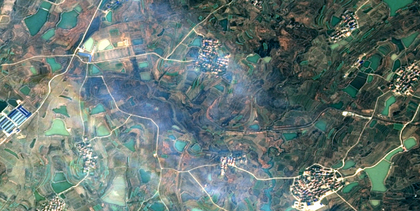
%> input picture data1/16.png, 420 x 211 px, shrunk from 1920 x 965 before the run
$ octave demo1.m   (GNU Octave 9; MATLAB toolbox functions it lacks are replaced by stand-ins)
%> lines starting %> are read from the running program, lines starting %| are printed output that depends on the picture; in (x1, y1, x2, y2) boxes, pixels count from 0 and x2, y2 are one past the last pixel; in counts of white or black regions, pixels touching at a corner belong together; the program's own positions count from 1
### HF.m
function out = HF(I)

[m,n,c]=size(I);
I = padarray(I,[100,100],'symmetric');

r=I(:,:,1);
br=max(max(r));
ar=min(min(r));

g=I(:,:,2);
bg=max(max(g));
ag=min(min(g));

b=I(:,:,3);
bb=max(max(b));
ab=min(min(b));

rhmf=homofilter(r);
brhf=max(max(rhmf));
arhf=min(min(rhmf));

ghmf=homofilter(g);
bghf=max(max(ghmf));
aghf=min(min(ghmf));

bhmf=homofilter(b);
bbhf=max(max(bhmf));
abhf=min(min(bhmf));


rhmf=double(ar)+double(((br-ar)./(brhf-arhf)))*(rhmf-arhf);
ghmf=double(ag)+double(((bg-ag)./(bghf-aghf)))*(ghmf-aghf);
bhmf=double(ab)+double(((bb-ab)./(bbhf-abhf)))*(bhmf-abhf);


I_hf(:,:,1)=uint8(rhmf);
I_hf(:,:,2)=uint8(ghmf);
I_hf(:,:,3)=uint8(bhmf);
out=I_hf(101:m+100,101:n+100,:);

### homofilter.m
function Ihmf_2=homofilter(I)
I = im2double(I);
I = log(1 + I);
M = 2*size(I,1) + 1;
N = 2*size(I,2) + 1;

sigma = 10;

[X, Y] = meshgrid(1:N,1:M);
centerX = ceil(N/2);
centerY = ceil(M/2);
gaussianNumerator = (X - centerX).^2 + (Y - centerY).^2;
H = exp(-gaussianNumerator./(2*sigma.^2));
H = 1 - H;
H = fftshift(H);

If = fft2(I, M, N);
Iout = real(ifft2(H.*If));
Iout = Iout(1:size(I,1),1:size(I,2));
Ihmf_2 = exp(Iout) - 1;

% [9 lines of commented-out code are left out]

### dehaze.m
function im_dehaze=dehaze(im)

rr = 15;
kk = 0.95;

RGB = double(im);
dark=min(RGB,[],3);                         % dark channel
dark = minfilt2(dark, [15,15]);

A = airlight(RGB, dark);            % estimate atmospheric light

t = transmission(RGB, A, kk, rr);   % estimate transmission
RGB_out = rmvove_haze(RGB,A,t);                % remove haze
im_dehaze=uint8(RGB_out);

im_dehaze=double(im_dehaze)/255;
R=im_dehaze(:,:,1);
G=im_dehaze(:,:,2);
B=im_dehaze(:,:,3);
percent=0.001;
%%
Image_out(:,:,1)=Auto_Tune(R, percent);
Image_out(:,:,2)=Auto_Tune(G, percent);
Image_out(:,:,3)=Auto_Tune(B, percent);

Image_out=Image_out.^0.8;
Image_out=uint8(Image_out*255);
im_dehaze=Image_out;


function t = transmission(RGB,A,k,r)

A = double(A);
R = RGB(:,:,1)/A(1);G = RGB(:,:,2)/A(2);B = RGB(:,:,3)/A(3);

I=min(RGB,[],3);
[m,n,c] = size(RGB);

N = boxfilter(ones(m,n),r);
u_r = boxfilter(R,r)./N;
u_g = boxfilter(G,r)./N;
u_b = boxfilter(B,r)./N;

Rs2=(R-u_r).^2;
Gs2=(G-u_g).^2;
Bs2=(B-u_b).^2;

s_r2=boxfilter(Rs2,r)./N;
s_g2=boxfilter(Gs2,r)./N;
s_b2=boxfilter(Bs2,r)./N;

sigma=sqrt((s_r2+s_g2+s_b2)./3);
mine = min(min(u_r-sigma,u_g-sigma),u_b-sigma);

t = 1-k*mine;
t(t>0.95) = 0.95; t(t<0.1) = 0.1;
t = guidedfilter(I,t,r,0.001);


function J = rmvove_haze(I,A,t)

J(:,:,1) = (I(:,:,1) - A(1))./t + A(1);
J(:,:,2) = (I(:,:,2) - A(2))./t + A(2);
J(:,:,3) = (I(:,:,3) - A(3))./t + A(3);

J(J>255)=255;
J(J<0)=0;

### minfilt2.m
function Y = minfilt2(X,varargin)
%  MINFILT2    Two-dimensional min filter
%
%     Y = MINFILT2(X,[M N]) performs two-dimensional minimum
%     filtering on the image X using an M-by-N window. The result
%     Y contains the minimun value in the M-by-N neighborhood around
%     each pixel in the original image.
%     This function uses the van Herk algorithm for min filters.
%
%     Y = MINFILT2(X,M) is the same as Y = MINFILT2(X,[M M])
%
%     Y = MINFILT2(X) uses a 3-by-3 neighborhood.
%
%     Y = MINFILT2(..., 'shape') returns a subsection of the 2D
%     filtering specified by 'shape' :
%        'full'  - Returns the full filtering result,
%        'same'  - (default) Returns the central filter area that is the
%                   same size as X,
%        'valid' - Returns only the area where no filter elements are outside
%                  the image.
%
%     See also : MAXFILT2, VANHERK
%

% Initialization
[S, shape] = parse_inputs(varargin{:});

% filtering
Y = vanherk(X,S(1),'min',shape);
Y = vanherk(Y,S(2),'min','col',shape);

%%%%%%%%%%%%%%%%%%%%%%%%%%%%%%%%%%%%%%%%%%%%%%%%%%%%%%%%%%%%%%%%%%%%%%%%%%%%%%%%%%%%%%%%%%%
function [S, shape] = parse_inputs(varargin)
shape = 'same';
flag = [0 0]; % size shape

for i = 1 : nargin
   t = varargin{i};
   if strcmp(t,'full') & flag(2) == 0
      shape = 'full';
      flag(2) = 1;
   elseif strcmp(t,'same') & flag(2) == 0
      shape = 'same';
      flag(2) = 1;
   elseif strcmp(t,'valid') & flag(2) == 0
      shape = 'valid';
      flag(2) = 1;
   elseif flag(1) == 0
      S = t;
      flag(1) = 1;
   else
      error(['Too many / Unkown parameter : ' t ])
   end
end

if flag(1) == 0
   S = [3 3];
end
if length(S) == 1;
   S(2) = S(1);
end
if length(S) ~= 2
   error('Wrong window size parameter.')
end

### vanherk.m
function Y = vanherk(X,N,TYPE,varargin)
%  VANHERK    Fast max/min 1D filter
%
%    Y = VANHERK(X,N,TYPE) performs the 1D max/min filtering of the row
%    vector X using a N-length filter.
%    The filtering type is defined by TYPE = 'max' or 'min'. This function
%    uses the van Herk algorithm for min/max filters that demands only 3
%    min/max calculations per element, independently of the filter size.
%
%    If X is a 2D matrix, each row will be filtered separately.
%
%    Y = VANHERK(...,'col') performs the filtering on the columns of X.
%
%    Y = VANHERK(...,'shape') returns the subset of the filtering specified
%    by 'shape' :
%        'full'  - Returns the full filtering result,
%        'same'  - (default) Returns the central filter area that is the
%                   same size as X,
%        'valid' - Returns only the area where no filter elements are outside
%                  the image.
%
%    X can be uint8 or double. If X is uint8 the processing is quite faster, so
%    dont't use X as double, unless it is really necessary.
%

% Initialization
[direc, shape] = parse_inputs(varargin{:});
if strcmp(direc,'col')
   X = X';
end
if strcmp(TYPE,'max')
   maxfilt = 1;
elseif strcmp(TYPE,'min')
   maxfilt = 0;
else
   error([ 'TYPE must be ' char(39) 'max' char(39) ' or ' char(39) 'min' char(39) '.'])
end

% Correcting X size
fixsize = 0;
addel = 0;
if mod(size(X,2),N) ~= 0
   fixsize = 1;
   addel = N-mod(size(X,2),N);
   if maxfilt
      f = [ X zeros(size(X,1), addel) ];
   else
      f = [X repmat(X(:,end),1,addel)];
   end
else
   f = X;
end
lf = size(f,2);
lx = size(X,2);
clear X

% Declaring aux. mat.
g = f;
h = g;

% Filling g & h (aux. mat.)
ig = 1:N:size(f,2);
ih = ig + N - 1;

g(:,ig) = f(:,ig);
h(:,ih) = f(:,ih);

if maxfilt
   for i = 2 : N
      igold = ig;
      ihold = ih;

      ig = ig + 1;
      ih = ih - 1;

      g(:,ig) = max(f(:,ig),g(:,igold));
      h(:,ih) = max(f(:,ih),h(:,ihold));
   end
else
   for i = 2 : N
      igold = ig;
      ihold = ih;

      ig = ig + 1;
      ih = ih - 1;

      g(:,ig) = min(f(:,ig),g(:,igold));
      h(:,ih) = min(f(:,ih),h(:,ihold));
   end
end
clear f

% Comparing g & h
if strcmp(shape,'full')
   ig = [ N : 1 : lf ];
   ih = [ 1 : 1 : lf-N+1 ];
   if fixsize
      if maxfilt
         Y = [ g(:,1:N-1)  max(g(:,ig), h(:,ih))  h(:,end-N+2:end-addel) ];
      else
         Y = [ g(:,1:N-1)  min(g(:,ig), h(:,ih))  h(:,end-N+2:end-addel) ];
      end
   else
      if maxfilt
         Y = [ g(:,1:N-1)  max(g(:,ig), h(:,ih))  h(:,end-N+2:end) ];
      else
         Y = [ g(:,1:N-1)  min(g(:,ig), h(:,ih))  h(:,end-N+2:end) ];
      end
   end

elseif strcmp(shape,'same')
   if fixsize
      if addel > (N-1)/2
         disp('hoi')
         ig = [ N : 1 : lf - addel + floor((N-1)/2) ];
         ih = [ 1 : 1 : lf-N+1 - addel + floor((N-1)/2)];
         if maxfilt
            Y = [ g(:,1+ceil((N-1)/2):N-1)  max(g(:,ig), h(:,ih)) ];
         else
            Y = [ g(:,1+ceil((N-1)/2):N-1)  min(g(:,ig), h(:,ih)) ];
         end
      else
         ig = [ N : 1 : lf ];
         ih = [ 1 : 1 : lf-N+1 ];
         if maxfilt
            Y = [ g(:,1+ceil((N-1)/2):N-1)  max(g(:,ig), h(:,ih))  h(:,lf-N+2:lf-N+1+floor((N-1)/2)-addel) ];
         else
            Y = [ g(:,1+ceil((N-1)/2):N-1)  min(g(:,ig), h(:,ih))  h(:,lf-N+2:lf-N+1+floor((N-1)/2)-addel) ];
         end
      end
   else % not fixsize (addel=0, lf=lx)
      ig = [ N : 1 : lx ];
      ih = [ 1 : 1 : lx-N+1 ];
      if maxfilt
         Y = [  g(:,N-ceil((N-1)/2):N-1) max( g(:,ig), h(:,ih) )  h(:,lx-N+2:lx-N+1+floor((N-1)/2)) ];
      else
         Y = [  g(:,N-ceil((N-1)/2):N-1) min( g(:,ig), h(:,ih) )  h(:,lx-N+2:lx-N+1+floor((N-1)/2)) ];
      end
   end

elseif strcmp(shape,'valid')
   ig = [ N : 1 : lx];
   ih = [ 1 : 1: lx-N+1];
   if maxfilt
      Y = [ max( g(:,ig), h(:,ih) ) ];
   else
      Y = [ min( g(:,ig), h(:,ih) ) ];
   end
end

if strcmp(direc,'col')
   Y = Y';
end
%%%%%%%%%%%%%%%%%%%%%%%%%%%%%%%%%%%%%%%%%%%%%%%%%%%%%%%%%%%%%%%%%%%%%%%%%%%%%%%%%%%%%%%%%%%
function [direc, shape] = parse_inputs(varargin)
direc = 'lin';
shape = 'same';
flag = [0 0]; % [dir shape]

for i = 1 : nargin
   t = varargin{i};
   if strcmp(t,'col') & flag(1) == 0
      direc = 'col';
      flag(1) = 1;
   elseif strcmp(t,'full') & flag(2) == 0
      shape = 'full';
      flag(2) = 1;
   elseif strcmp(t,'same') & flag(2) == 0
      shape = 'same';
      flag(2) = 1;
   elseif strcmp(t,'valid') & flag(2) == 0
      shape = 'valid';
      flag(2) = 1;
   else
      error(['Too many / Unkown parameter : ' t ])
   end
end

### airlight.m
function A = airlight(im, dark)

darkord = sort(dark(:),'descend');

num_pixels = ceil(0.001*length(darkord));
num_pixels     = min(num_pixels,10);
num_pixels	   = max(num_pixels,50);

threshold = darkord(num_pixels);

mask = dark >= threshold;

for c = 1:size(im,3)
    channel = im(:,:,c);
    candidates(:,c) = channel(mask);

end

candidatesI = 0.299*candidates(:,1) + 0.587*candidates(:,2) + 0.114*candidates(:,3);
[maxv,idx] = max(candidatesI);
A = candidates(idx,:);

### boxfilter.m
function imDst = boxfilter(imSrc, r)

%   BOXFILTER   O(1) time box filtering using cumulative sum
%
%   - Definition imDst(x, y)=sum(sum(imSrc(x-r:x+r,y-r:y+r)));
%   - Running time independent of r;
%   - Equivalent to the function: colfilt(imSrc, [2*r+1, 2*r+1], 'sliding', @sum);
%   - But much faster.

[hei, wid] = size(imSrc);
imDst = zeros(size(imSrc));

%cumulative sum over Y axis
imCum = cumsum(imSrc, 1);
%difference over Y axis
imDst(1:r+1, :) = imCum(1+r:2*r+1, :);
imDst(r+2:hei-r, :) = imCum(2*r+2:hei, :) - imCum(1:hei-2*r-1, :);
imDst(hei-r+1:hei, :) = repmat(imCum(hei, :), [r, 1]) - imCum(hei-2*r:hei-r-1, :);

%cumulative sum over X axis
imCum = cumsum(imDst, 2);
%difference over Y axis
imDst(:, 1:r+1) = imCum(:, 1+r:2*r+1);
imDst(:, r+2:wid-r) = imCum(:, 2*r+2:wid) - imCum(:, 1:wid-2*r-1);
imDst(:, wid-r+1:wid) = repmat(imCum(:, wid), [1, r]) - imCum(:, wid-2*r:wid-r-1);
end

### Auto_Tune.m
function I_out=Auto_Tune(I, percent)

%%% the tonal range of the input image is 0-1.
[row, col]=size(I);
%%%sort the input image value
I_sort=sort(I(:));
I_out=I;

%%% based on the clipping percentage,
%%% compute the upper and lower boundaries
if (percent==0)
    I_min=min(I_sort);
    I_max=max(I_sort)  ;
else
    I_min=I_sort(floor(row*col*percent))  ;
    I_max=I_sort(floor(row*col*(1-percent)))  ;
end

for i=1:row
    for j=1:col
            if(I(i,j)<I_min)
                I_out(i,j)=0;
            elseif(I(i,j)>I_max)
                I_out(i,j)=1;
            else
                I_out(i,j)=(I(i,j)-I_min)/(I_max-I_min);
            end
    end
end

### guidedfilter.m
function q = guidedfilter(I, p, r, eps)
%   GUIDEDFILTER   O(1) time implementation of guided filter.
%
%   - guidance image: I (should be a gray-scale/single channel image)
%   - filtering input image: p (should be a gray-scale/single channel image)
%   - local window radius: r
%   - regularization parameter: eps

[hei, wid] = size(I);
N = boxfilter(ones(hei, wid), r); % the size of each local patch; N=(2r+1)^2 except for boundary pixels.

mean_I = boxfilter(I, r) ./ N;
mean_p = boxfilter(p, r) ./ N;
mean_Ip = boxfilter(I.*p, r) ./ N;
cov_Ip = mean_Ip - mean_I .* mean_p; % this is the covariance of (I, p) in each local patch.

mean_II = boxfilter(I.*I, r) ./ N;
var_I = mean_II - mean_I .* mean_I;

a = cov_Ip ./ (var_I + eps); % Eqn. (5) in the paper;
b = mean_p - a .* mean_I; % Eqn. (6) in the paper;

mean_a = boxfilter(a, r) ./ N;
mean_b = boxfilter(b, r) ./ N;

q = mean_a .* I + mean_b; % Eqn. (8) in the paper;
end

### demo1.m
clc;clear;close all

I=imread('data1/16.png');
%> I is the input picture: size 211x420x3 uint8; mean R, G, B 102.4, 119.8, 115.8
I_hf=HF(I);                          %homomorphic filtering
%> in HF, `br=max(max(r));`: br = 255
%> in HF, `ar=min(min(r));`: ar = 0
%> in HF, `bg=max(max(g));`: bg = 255
%> in HF, `ag=min(min(g));`: ag = 0
%> in HF, `bb=max(max(b));`: bb = 255
%> in HF, `ab=min(min(b));`: ab = 0
%> in HF, `brhf=max(max(rhmf));`: brhf = 0.777
%> in HF, `arhf=min(min(rhmf));`: arhf = -0.343
%> in HF, `bghf=max(max(ghmf));`: bghf = 0.74
%> in HF, `aghf=min(min(ghmf));`: aghf = -0.277
%> in homofilter (call 3), `I = log(1 + I);`:
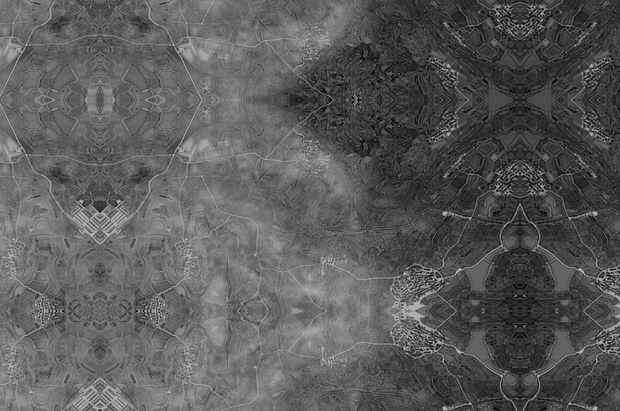
%> I: size 411x620 double; min 0, max 0.693, mean 0.358
%> in HF, `bbhf=max(max(bhmf));`: bbhf = 0.76
%> in HF, `abhf=min(min(bhmf));`: abhf = -0.285
img_dehazed=dehaze(I_hf);           %dehazing
%> the loop in parse_inputs, `for i = 1 : nargin` made 1 pass
%> S on pass 1: [15 15]
%> after the loop in parse_inputs, `for i = 1 : nargin`: flag = [1 0]; shape = 'same'
%> in minfilt2, `[S, shape] = parse_inputs(varargin{:});`: S = [15 15]; shape = 'same'
%> the loop in parse_inputs, `for i = 1 : nargin` made 1 pass
%> t on pass 1: 'same'
%> after the loop in parse_inputs, `for i = 1 : nargin`: direc = 'lin'; flag = [0 1]; shape = 'same'
%> in vanherk, `[direc, shape] = parse_inputs(varargin{:});`: direc = 'lin'
%> in vanherk, `ig = 1:N:size(f,2);`: ig = 28 values from 1 to 406
%> in vanherk, `ih = ig + N - 1;`: ih = 28 values from 15 to 420
%> the loop in vanherk, `for i = 2 : N` made 14 passes
%> after the loop in vanherk, `for i = 2 : N`:
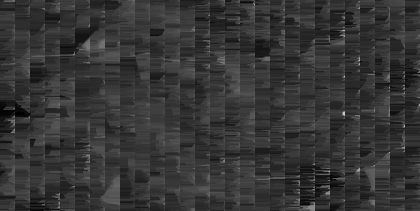
%> h: size 211x420 double; min 0, max 203, mean 53.1
%> after the loop in vanherk, `for i = 2 : N`: ih = 28 values from 1 to 406
%> in vanherk, `ig = [ N : 1 : lx ];`: ig = 406 values from 15 to 420
%> in vanherk, `ih = [ 1 : 1 : lx-N+1 ];`: ih = 406 values from 1 to 406
%> call 2 of vanherk, with N = 15, TYPE = 'min'
%> the loop in parse_inputs (call 2), `for i = 1 : nargin` made 2 passes
%> in vanherk (call 2), `[direc, shape] = parse_inputs(varargin{:});`: direc = 'col'
%> in vanherk (call 2), `X = X';`:
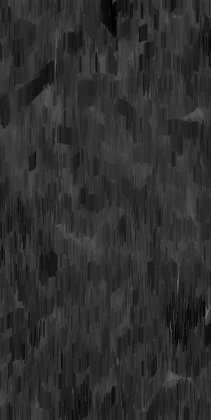
%> X: size 420x211 double; min 0, max 130, mean 46.4; mean of the top-left, top-right, bottom-left and bottom-right quarters 47.9, 48.1, 44.5, 45.1
%> in vanherk (call 2), `addel = N-mod(size(X,2),N);`: addel = 14
%> in vanherk (call 2), `f = [X repmat(X(:,end),1,addel)];`:
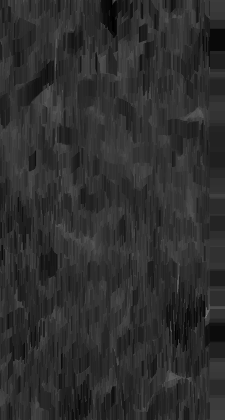
%> f: size 420x225 double; min 0, max 130, mean 46.1
%> in vanherk (call 2), `ig = 1:N:size(f,2);`: ig = [1 16 31 46 61 76 91 106 121 136 151 166 181 196 211]
%> in vanherk (call 2), `ih = ig + N - 1;`: ih = [15 30 45 60 75 90 105 120 135 150 165 180 195 210 225]
%> the loop in vanherk (call 2), `for i = 2 : N` made 14 passes
%> (igold, ihold, ig, ih) on passes 1 to 2: ([1 16 31 46 61 76 91 106 121 136 151 166 181 196 211], [15 30 45 60 75 90 105 120 135 150 165 180 195 210 225], [2 17 32 47 62 77 92 107 122 137 152 167 182 197 212], [14 29 44 59 74 89 104 119 134 149 164 179 194 209 224]), ([2 17 32 47 62 77 92 107 122 137 152 167 182 197 212], [14 29 44 59 74 89 104 119 134 149 164 179 194 209 224], [3 18 33 48 63 78 93 108 123 138 153 168 183 198 213], [13 28 43 58 73 88 103 118 133 148 163 178 193 208 223])
%> after the loop in vanherk (call 2), `for i = 2 : N`:
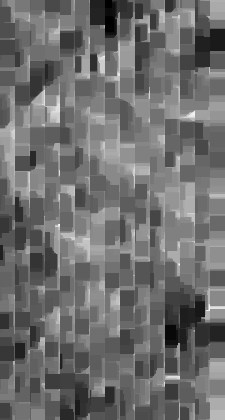
%> h: size 420x225 double; min 0, max 87, mean 37.4; drawn with min black and max white
%> in vanherk (call 2), `ig = [ N : 1 : lf - addel + floor((N-1)/2) ];`: ig = 204 values from 15 to 218
%> in vanherk (call 2), `ih = [ 1 : 1 : lf-N+1 - addel + floor((N-1)/2)];`: ih = 204 values from 1 to 204
%> in vanherk (call 2), `Y = Y';`:
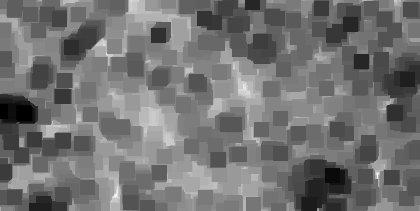
%> Y: size 211x420 double; min 0, max 73, mean 32.7; mean of the top-left, top-right, bottom-left and bottom-right quarters 34.3, 30.3, 35.1, 31; drawn with min black and max white
%> in airlight, `threshold = darkord(num_pixels);`: threshold = 63
%> after the loop in airlight, `for c = 1:size(im,3)`: candidates = 63 rows, first 12: [132 124 112; 113 92 85; 118 96 89; 107 88 81; 122 103 98; 118 98 92; 134 123 111; 124 111 101; 119 101 93; 120 99 92; 143 124 118; 129 116 106]
%> in airlight, `candidatesI = 0.299*candidates(:,1) + 0.587*candidates(:,2) + 0.114*ca..`: candidatesI = 63 values, max 130.6 at index 17, min 80.06 at index 43, mean 101.1
%> in airlight, `[maxv,idx] = max(candidatesI);`: maxv = 130.6; idx = 17
%> in airlight, `A = candidates(idx,:);`: A = [146 125 119]
%> in boxfilter, `imDst(:, 1:r+1) = imCum(:, 1+r:2*r+1);`:
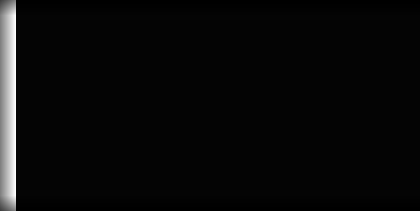
%> imDst: size 211x420 double; min 16, max 961, mean 55.5; drawn with min black and max white
%> in Auto_Tune, `I_min=I_sort(floor(row*col*percent))  ;`: I_min = 0
%> in Auto_Tune, `I_max=I_sort(floor(row*col*(1-percent)))  ;`: I_max = 0.875
figure;imshow([I,img_dehazed],[]);

$ run again, with data1/17.png copied over data1/16.png
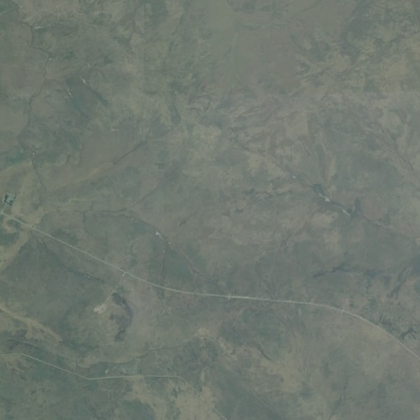
%> input picture data1/17.png, 420 x 420 px, shrunk from 512 x 512 before the run
%> I is the input picture: size 420x420x3 uint8; mean R, G, B 111.9, 120.6, 111.9
%> br = 148
%> ar = 68
%> bg = 153
%> ag = 86
%> bb = 148
%> ab = 78
%> brhf = 0.357
%> arhf = -0.11
%> bghf = 0.37
%> aghf = -0.085
%> bbhf = 0.354
%> abhf = -0.0769
%> the loop in parse_inputs, `for i = 1 : nargin` made 1 pass
%> S on pass 1: [15 15]
%> after the loop in parse_inputs, `for i = 1 : nargin`: flag = [1 0]; shape = 'same'
%> in minfilt2, `[S, shape] = parse_inputs(varargin{:});`: S = [15 15]; shape = 'same'
%> the loop in parse_inputs, `for i = 1 : nargin` made 1 pass
%> t on pass 1: 'same'
%> after the loop in parse_inputs, `for i = 1 : nargin`: direc = 'lin'; flag = [0 1]; shape = 'same'
%> in vanherk, `[direc, shape] = parse_inputs(varargin{:});`: direc = 'lin'
%> in vanherk, `ig = 1:N:size(f,2);`: ig = 28 values from 1 to 406
%> in vanherk, `ih = ig + N - 1;`: ih = 28 values from 15 to 420
%> the loop in vanherk, `for i = 2 : N` made 14 passes
%> after the loop in vanherk, `for i = 2 : N`: ih = 28 values from 1 to 406
%> in vanherk, `ig = [ N : 1 : lx ];`: ig = 406 values from 15 to 420
%> in vanherk, `ih = [ 1 : 1 : lx-N+1 ];`: ih = 406 values from 1 to 406
%> the loop in parse_inputs (call 2), `for i = 1 : nargin` made 2 passes
%> in vanherk (call 2), `[direc, shape] = parse_inputs(varargin{:});`: direc = 'col'
%> in vanherk (call 2), `ig = 1:N:size(f,2);`: ig = 28 values from 1 to 406
%> in vanherk (call 2), `ih = ig + N - 1;`: ih = 28 values from 15 to 420
%> the loop in vanherk (call 2), `for i = 2 : N` made 14 passes
%> after the loop in vanherk (call 2), `for i = 2 : N`:
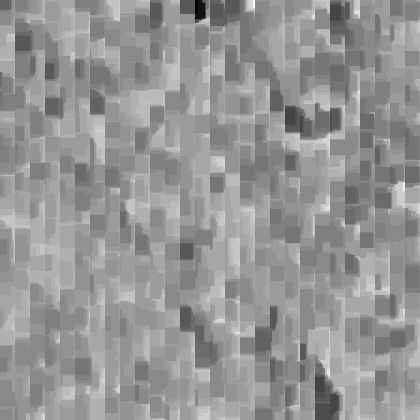
%> h: size 420x420 double; min 68, max 94, mean 83.2; drawn with min black and max white
%> after the loop in vanherk (call 2), `for i = 2 : N`: ih = 28 values from 1 to 406
%> in vanherk (call 2), `ig = [ N : 1 : lx ];`: ig = 406 values from 15 to 420
%> in vanherk (call 2), `ih = [ 1 : 1 : lx-N+1 ];`: ih = 406 values from 1 to 406
%> threshold = 89
%> mask: size 420x420 logical; 0.04% white; 3 white regions (2 under 20 px), largest, box (x1, y1, x2, y2) and area: (190, 403, 205, 408) 61
%> after the loop in airlight, `for c = 1:size(im,3)`: candidates = 73 rows, first 12: [90 101 92; 91 101 93; 89 100 91; 90 101 92; 92 102 94; 90 100 92; 91 101 93; 93 103 94; 94 103 94; 93 102 93; 93 103 94; 94 103 94]
%> candidatesI = 73 values, max 101.5 at index 71, min 94.87 at index 45, mean 97.93
%> maxv = 101.5; idx = 71
%> in airlight, `A = candidates(idx,:);`: A = [97 105 95]
%> in boxfilter, `imDst(:, r+2:wid-r) = imCum(:, 2*r+2:wid) - imCum(:, 1:wid-2*r-1);`:
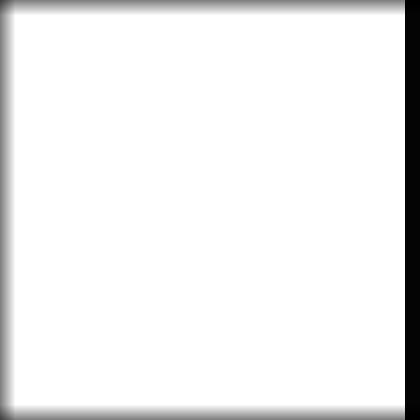
%> imDst: size 420x420 double; min 16, max 961, mean 902; drawn with min black and max white
%> I_min = 0
%> I_max = 0.404
